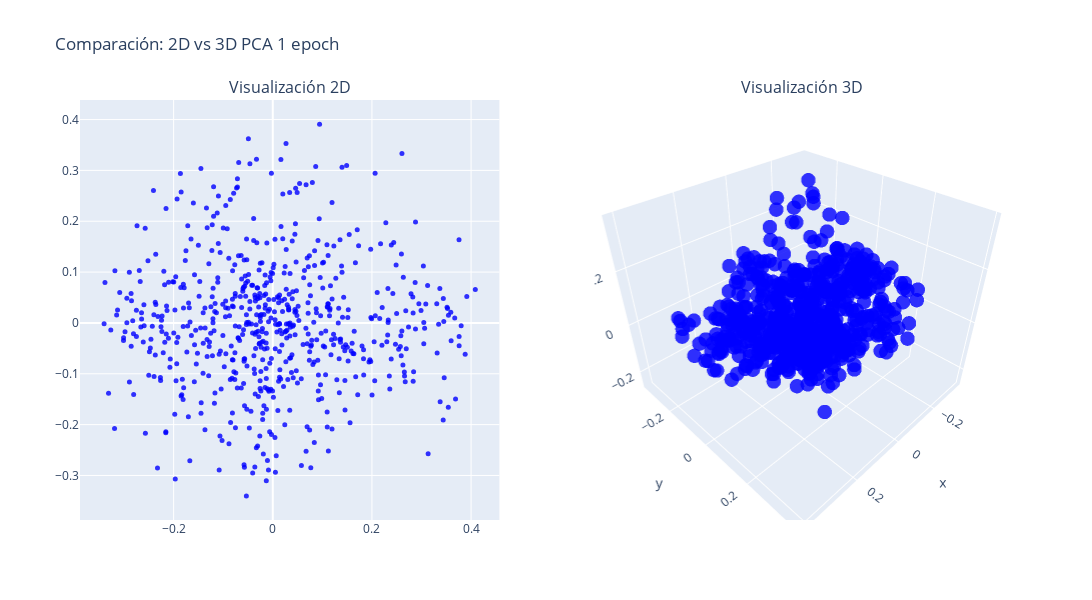

The notebook cell this image was saved under:
### Code cell
# Crear subgráficos: 1 fila, 2 columnas
fig = make_subplots(
    rows=1, cols=2,
    specs=[[{'type': 'scatter'}, {'type': 'scatter3d'}]],
    subplot_titles=('Visualización 2D', 'Visualización 3D')
)

# Añadir el gráfico 2D (ignorando la tercera dimensión)
fig.add_trace(
    go.Scatter(
        x=all_weights_first_layer_mod["pca_2d_0"],
        y=all_weights_first_layer_mod["pca_2d_1"],
        mode='markers',
        marker=dict(size=5, opacity=0.8, color="blue"),
        showlegend = False
    ),
    row=1, col=1
)

# Añadir el gráfico 3D
fig.add_trace(
    go.Scatter3d(
        x=all_weights_first_layer_mod["pca_3d_0"],
        y=all_weights_first_layer_mod["pca_3d_1"],
        z=all_weights_first_layer_mod["pca_3d_2"],
        mode='markers',
        marker=dict(size=5, opacity=0.8, color="blue"),
        showlegend = False
    ),
    row=1, col=2
)

# Actualizar layout para ajustar el tamaño del gráfico
fig.update_layout(height=600, width=1200, title_text=f"Comparación: 2D vs 3D PCA {num_epochs} epoch")
fig.update_xaxes(title_text="Componente 1", row=1, col=2)
fig.update_yaxes(title_text="Componente 2", row=1, col=2)

# Mostrando el gráfico
fig.show()

### Figure 1 — Plotly figure (JSON) as saved in the notebook; plotly's stock layout.template omitted (floating-point values rounded to 4 significant figures; data arrays with more than 128 entries replaced by an {"elided": "..."} marker saying what was removed)
{"data": [{"marker": {"color": "blue", "opacity": 0.8, "size": 5}, "mode": "markers", "showlegend": false, "type": "scatter", "x": {"elided": "640 float values"}, "xaxis": "x", "y": {"elided": "640 float values"}, "yaxis": "y"}, {"marker": {"color": "blue", "opacity": 0.8, "size": 5}, "mode": "markers", "scene": "scene", "showlegend": false, "type": "scatter3d", "x": {"elided": "640 float values"}, "y": {"elided": "640 float values"}, "z": {"elided": "640 float values"}}], "layout": {"annotations": [{"font": {"size": 16}, "showarrow": false, "text": "Visualización 2D", "x": 0.225, "xanchor": "center", "xref": "paper", "y": 1, "yanchor": "bottom", "yref": "paper"}, {"font": {"size": 16}, "showarrow": false, "text": "Visualización 3D", "x": 0.775, "xanchor": "center", "xref": "paper", "y": 1, "yanchor": "bottom", "yref": "paper"}], "height": 600, "scene": {"domain": {"x": [0.55, 1], "y": [0, 1]}}, "title": {"text": "Comparación: 2D vs 3D PCA 1 epoch"}, "width": 1200, "xaxis": {"anchor": "y", "domain": [0, 0.45]}, "yaxis": {"anchor": "x", "domain": [0, 1]}}}
